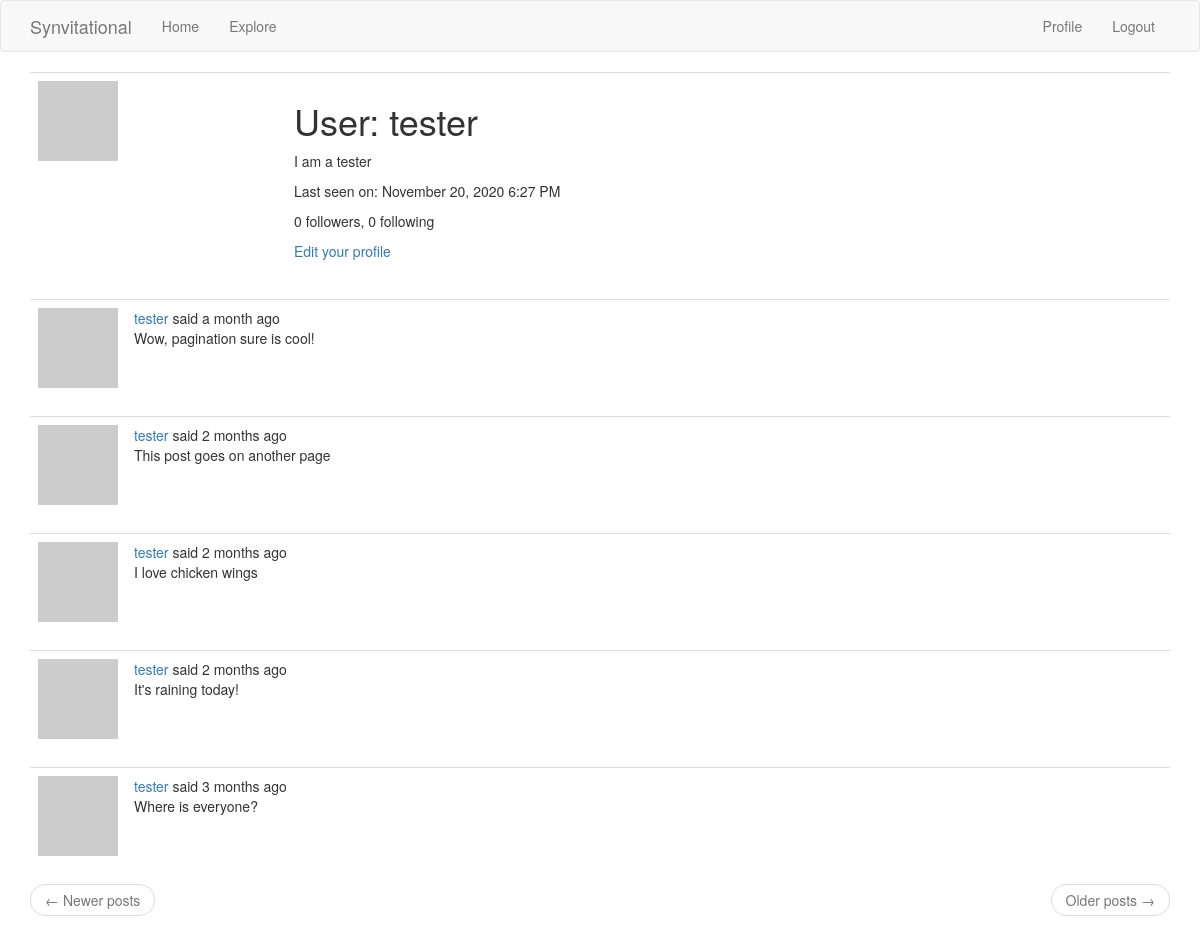
Before: /user/tester (signed in) with the older database file.
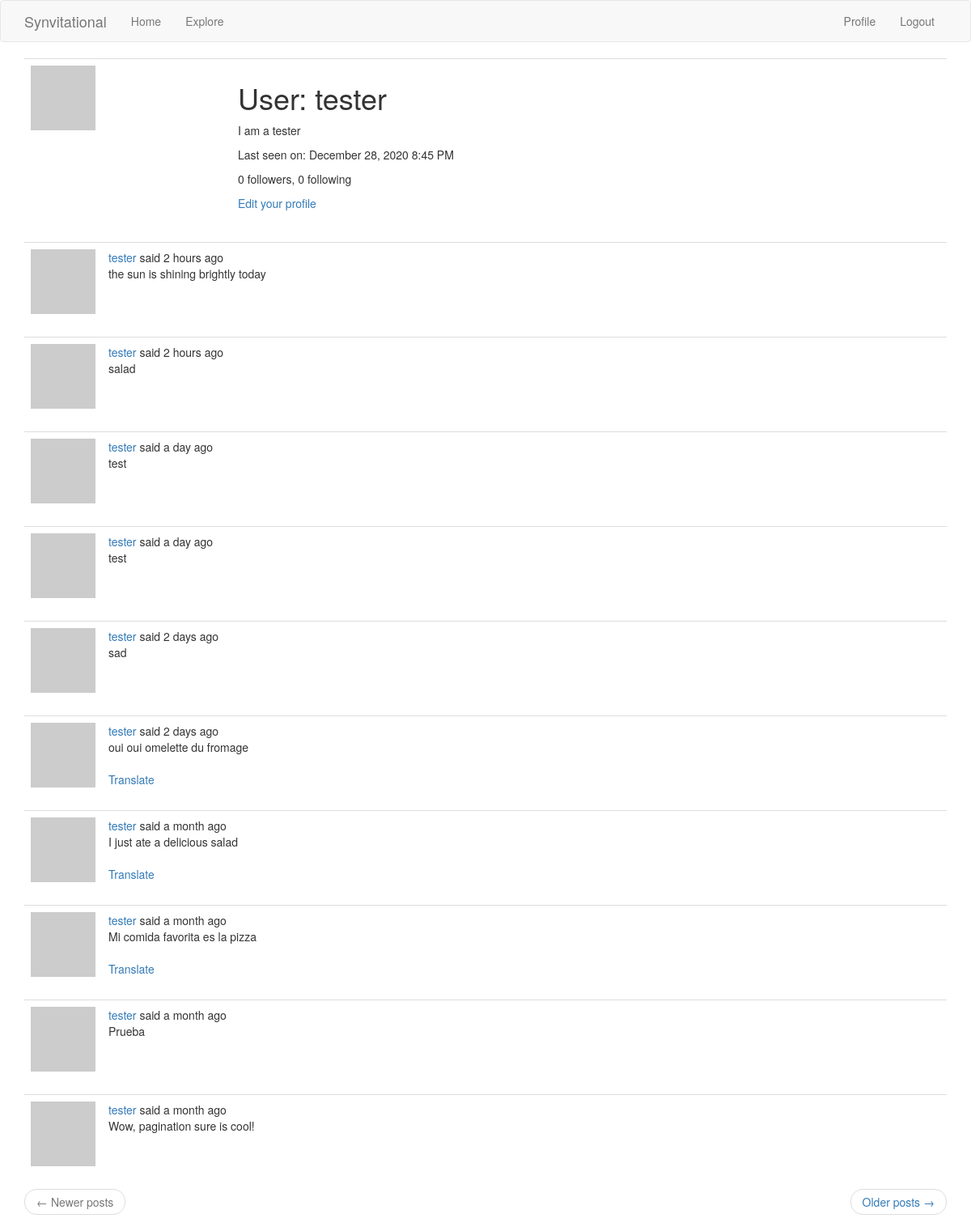
After: the same page with the newer database file.
### app/models.py (models this page shows, shortened)
class User(UserMixin, db.Model):
    id = db.Column(db.Integer, primary_key = True)
    username = db.Column(db.String(64), index = True, unique = True)
    email = db.Column(db.String(120), index = True, unique = True)
    password_hash = db.Column(db.String(128))
    posts = db.relationship('Post', backref='author', lazy='dynamic')
    about_me = db.Column(db.String(140))
    last_seen = db.Column(db.DateTime, default=datetime.utcnow)
    def avatar(self, size):
        digest = md5(self.email.lower().encode('utf-8')).hexdigest()
        return 'https://www.gravatar.com/avatar/{}?d=identicon&s={}'.format(digest, size)
    followed = db.relationship(
        'User', secondary=followers,
        primaryjoin=(followers.c.follower_id == id),
        secondaryjoin=(followers.c.followed_id == id),
        backref=db.backref('followers', lazy='dynamic'), lazy='dynamic')

class Post(db.Model):
    id = db.Column(db.Integer, primary_key = True)
    body = db.Column(db.String(140))
    timestamp = db.Column(db.DateTime, index=True, default=datetime.utcnow)
    user_id = db.Column(db.Integer, db.ForeignKey('user.id'))
    language = db.Column(db.String(5))

### app/main/routes.py (the view)
@bp.route('/user/<username>')
@login_required
def user(username):
    user = User.query.filter_by(username=username).first_or_404()
    page = request.args.get('page', 1, type=int)
    posts = user.posts.order_by(Post.timestamp.desc()).paginate(
        page, current_app.config['POSTS_PER_PAGE'], False)
    next_url = url_for('main.user', username=user.username,
                       page=posts.next_num) if posts.has_next else None
    prev_url = url_for('main.user', username=user.username,
                       page=posts.prev_num) if posts.has_prev else None
    form = EmptyForm()
    return render_template('user.html', user=user, posts=posts.items,
                           next_url=next_url, prev_url=prev_url, form=form)

### app/main/routes.py (called while the page is built)
@bp.before_app_request
def before_request():
    if current_user.is_authenticated:
        current_user.last_seen = datetime.utcnow()
        db.session.commit()
    g.locale = str(get_locale())

### app/models.py (called while the page is built)
@login.user_loader
def load_user(id):
    return User.query.get(int(id))

### app/templates/user.html (shortened to what this page needs)
{% extends "base.html" %}
{% block app_content %}
    <table class="table table-hover">
        <tr>
            <td width="256px"><img src="{{ user.avatar(256) }}"></td>
            <td>
                <h1>{{ _('User') }}: {{ user.username }}</h1>
                {% if user.about_me %}
                  <p>{{ user.about_me }}</p>
                {% endif %}
                {% if user.last_seen %}
                  <p>{{ _('Last seen on') }}: {{ moment(user.last_seen).format('LLL') }}</p>
                {% endif %}
                <p>{{ _('%(count)d followers', count=user.followers.count()) }}, {{ _('%(count)d following', count=user.followed.count()) }}</p>
                {% if user == current_user %}
                  <p><a href="{{ url_for('main.edit_profile') }}">{{ _('Edit your profile') }}</a></p>
                {% endif %}
            </td>
        </tr>
    </table>
    {% for post in posts %}
        {% include '_post.html' %}
    {% endfor %}
    <nav aria-label="...">
        <ul class="pager">
            <li class="previous{% if not prev_url %} disabled{% endif %}">
                <a href="{{ prev_url or '#' }}">
                    <span aria-hidden="true">&larr;</span> {{ _('Newer posts') }}
                </a>
            </li>
            <li class="next{% if not next_url %} disabled{% endif %}">
                <a href="{{ next_url or '#' }}">
                    {{ _('Older posts') }} <span aria-hidden="true">&rarr;</span>
                </a>
            </li>
        </ul>
    </nav>
{% endblock %}

### app/templates/_post.html (shortened to what this page needs)
<table class="table table-hover">
        <tr>
            <td width="70px">
                <a href="{{ url_for('main.user', username=post.author.username) }}">
                    <img src="{{ post.author.avatar(70) }}" />
                </a>
            </td>
            <td>
              {{ _('%(username)s said %(when)s',
                  username=user_link, when=moment(post.timestamp).fromNow()) }}
              <br>
              <span id="post{{ post.id }}">{{ post.body }}</span>
              {% if post.language and post.language != g.locale %}
                  <br><br>
                  <span id="translation{{ post.id }}">
                      <a href="javascript: translate(
                                  '#post{{ post.id }}',
                                  '{{ post.language }}',
                                  '{{ g.locale }}');">{{ _('Translate') }}</a>
                  </span>
              {% endif %}
            </td>
        </tr>
</table>

Changed rows visible on the page:
no longer on this page (row unchanged): Post: body "This post goes on another page"
no longer on this page (row unchanged): Post: body "I love chicken wings"
no longer on this page (row unchanged): Post: body "It's raining today!"
no longer on this page (row unchanged): Post: body "Where is everyone?"
changed User "tester": last_seen "November 20, 2020 6:27 PM" → "December 28, 2020 8:45 PM"
added Post: body "the sun is shining brightly today"
added Post: body "salad"
added Post: body "test"
added Post: body "test"
added Post: body "sad"
added Post: body "oui oui omelette du fromage"
added Post: body "I just ate a delicious salad"
added Post: body "Mi comida favorita es la pizza"
added Post: body "Prueba"
